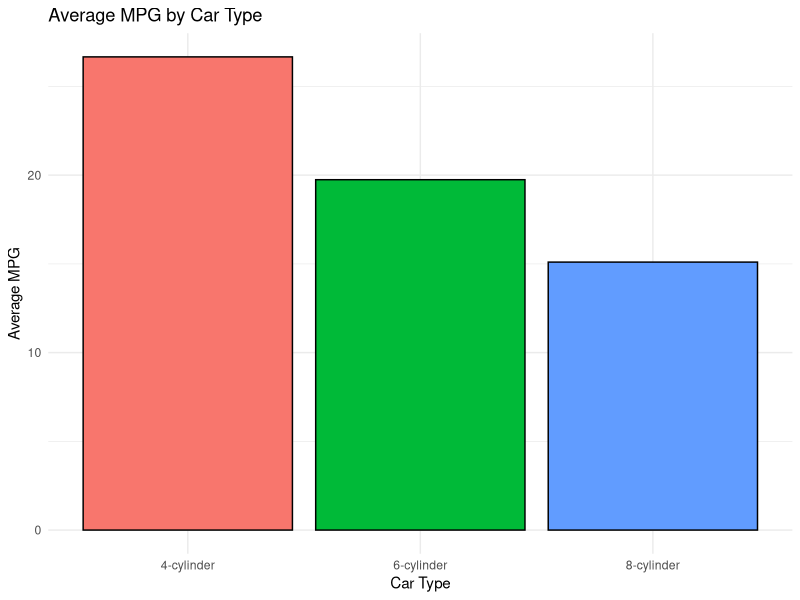
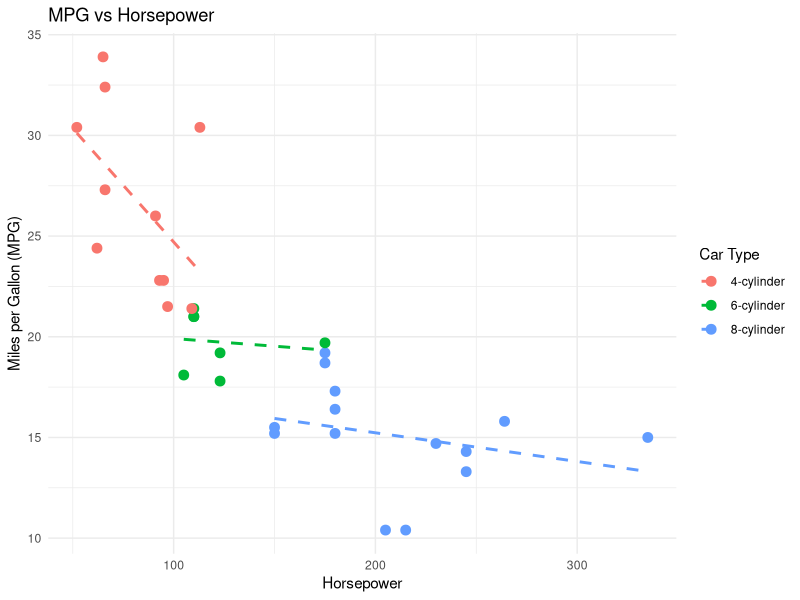

These figures' R source, in order:
# Load required libraries
library(dplyr)
library(ggplot2)

# Load the dataset
data(mtcars)

# Inspect the first few rows of the dataset
head(mtcars)

# Calculate summary statistics for each variable
summary(mtcars)

# Data manipulation: Add a new column 'car_type' based on the number of cylinders
mtcars$car_type <- ifelse(mtcars$cyl == 4, "4-cylinder",
                          ifelse(mtcars$cyl == 6, "6-cylinder", "8-cylinder"))

# Calculate average miles per gallon (mpg) for each car type
car_type_mpg <- mtcars %>% group_by(car_type) %>% summarise(avg_mpg = mean(mpg))
car_type_mpg

# Data visualization: Create a bar plot of average mpg by car type
ggplot(car_type_mpg, aes(x = car_type, y = avg_mpg, fill = car_type)) +
  geom_bar(stat = "identity", color = "black") +
  theme_minimal() +
  labs(title = "Average MPG by Car Type",
       x = "Car Type",
       y = "Average MPG",
       fill = "Car Type") +
  theme(legend.position = "none")

# Data visualization: Create a scatter plot of mpg vs horsepower, colored by car type
ggplot(mtcars, aes(x = hp, y = mpg, color = car_type)) +
  geom_point(size = 3) +
  theme_minimal() +
  labs(title = "MPG vs Horsepower",
       x = "Horsepower",
       y = "Miles per Gallon (MPG)",
       color = "Car Type") +
  geom_smooth(method = "lm", se = FALSE, linetype = "dashed", aes(group = car_type))
